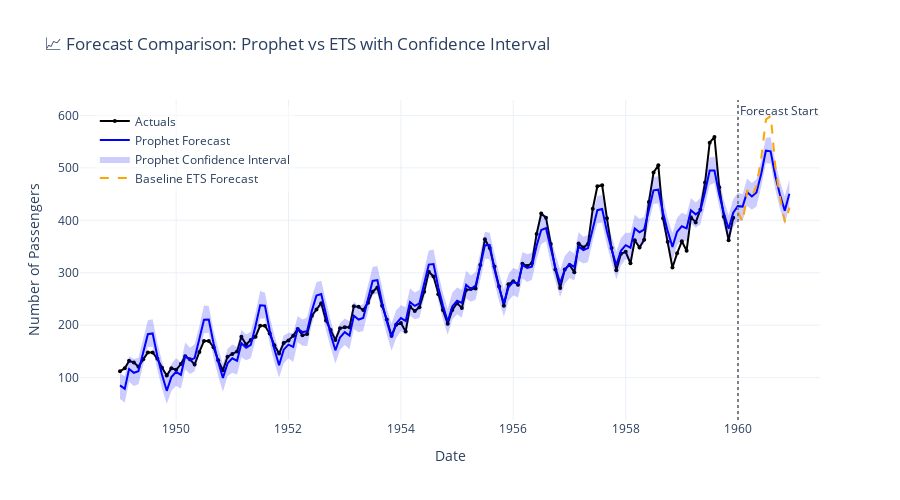

Notebook code cell kept with this figure:
### Code cell
import pandas as pd
from prophet import Prophet
from statsmodels.tsa.holtwinters import ExponentialSmoothing
import plotly.graph_objects as go

# Load dataset
df = pd.read_csv('https://raw.githubusercontent.com/jbrownlee/Datasets/master/airline-passengers.csv')

df.columns = ['ds', 'y']
df['ds'] = pd.to_datetime(df['ds'])

# Split data into train and test
train_df = df[:-12]
test_df = df[-12:]

# Prophet Forecast
prophet_model = Prophet()
prophet_model.fit(train_df)
future = prophet_model.make_future_dataframe(periods=12, freq='M')
prophet_forecast = prophet_model.predict(future)

# Set index for easier slicing
prophet_forecast.set_index('ds', inplace=True)

# ETS Forecast
ets_model = ExponentialSmoothing(
    train_df['y'],
    trend='add',
    seasonal='add',
    seasonal_periods=12
)
ets_fit = ets_model.fit()
ets_forecast = pd.DataFrame({
    'ds': test_df['ds'].values,
    'yhat': ets_fit.forecast(12).values
}).set_index('ds')

# Create Plotly Figure
fig = go.Figure()


# Only show actuals up to the last date in test set (i.e., no future leakage)
actuals_end = test_df['ds'].max()
actuals_df = df[df['ds'] <= actuals_end]
actuals_df=actuals_df[actuals_df['ds']<'1960-01-01']

fig.add_trace(go.Scatter(
    x=actuals_df['ds'], y=actuals_df['y'],
    mode='lines+markers',
    name='Actuals',
    line=dict(color='black', width=2),
    marker=dict(size=4)
))

# Prophet Forecast line
fig.add_trace(go.Scatter(
    x=prophet_forecast.index, y=prophet_forecast['yhat'],
    mode='lines',
    name='Prophet Forecast',
    line=dict(color='blue', width=2)
))

# Prophet Confidence Interval (shaded area)

# Prophet Confidence Interval (shaded area)
fig.add_trace(go.Scatter(
    x=pd.concat([
        pd.Series(prophet_forecast.index),                # Forward dates
        pd.Series(prophet_forecast.index[::-1])           # Reverse for fill
    ]),
    y=pd.concat([
        prophet_forecast['yhat_upper'],                   # Upper bound
        prophet_forecast['yhat_lower'][::-1]              # Lower bound reversed
    ]),
    fill='toself',
    fillcolor='rgba(0, 0, 255, 0.2)',  # translucent blue
    line=dict(color='rgba(255,255,255,0)'),  # invisible line
    hoverinfo="skip",
    showlegend=True,
    name='Prophet Confidence Interval'
))



# ETS Forecast
fig.add_trace(go.Scatter(
    x=ets_forecast.index, y=ets_forecast['yhat'],
    mode='lines',
    name='Baseline ETS Forecast',
    line=dict(color='orange', width=2, dash='dash')
))

# Vertical line for forecast start
forecast_start = test_df['ds'].iloc[0].timestamp() * 1000  # milliseconds since epoch for Plotly

fig.add_vline(
    x=forecast_start,
    line_width=2, line_dash="dot", line_color="gray",
    annotation_text="Forecast Start", annotation_position="top right"
)

# Layout settings
fig.update_layout(
    title='📈 Forecast Comparison: Prophet vs ETS with Confidence Interval',
    xaxis_title='Date',
    yaxis_title='Number of Passengers',
    legend=dict(x=0.02, y=0.98, bgcolor='rgba(255,255,255,0.5)', bordercolor='black'),
    template='plotly_white',
    height=500
)

fig.show()

### Figure 1 — Plotly figure (JSON) as saved in the notebook; plotly's stock layout.template omitted (floating-point values rounded to 4 significant figures; data arrays with more than 128 entries replaced by an {"elided": "..."} marker saying what was removed)
{"data": [{"line": {"color": "black", "width": 2}, "marker": {"size": 4}, "mode": "lines+markers", "name": "Actuals", "type": "scatter", "x": {"elided": "132 str values"}, "y": {"elided": "132 int values"}}, {"line": {"color": "blue", "width": 2}, "mode": "lines", "name": "Prophet Forecast", "type": "scatter", "x": {"elided": "144 str values"}, "y": {"elided": "144 float values"}}, {"fill": "toself", "fillcolor": "rgba(0, 0, 255, 0.2)", "hoverinfo": "skip", "line": {"color": "rgba(255,255,255,0)"}, "name": "Prophet Confidence Interval", "showlegend": true, "type": "scatter", "x": {"elided": "288 str values"}, "y": {"elided": "288 float values"}}, {"line": {"color": "orange", "dash": "dash", "width": 2}, "mode": "lines", "name": "Baseline ETS Forecast", "type": "scatter", "x": ["1960-01-01T00:00:00", "1960-02-01T00:00:00", "1960-03-01T00:00:00", "1960-04-01T00:00:00", "1960-05-01T00:00:00", "1960-06-01T00:00:00", "1960-07-01T00:00:00", "1960-08-01T00:00:00", "1960-09-01T00:00:00", "1960-10-01T00:00:00", "1960-11-01T00:00:00", "1960-12-01T00:00:00"], "y": [415.5, 397.1, 457.5, 445.4, 466.2, 520.7, 592.4, 598.8, 498.8, 442.4, 396.5, 424.3]}], "layout": {"annotations": [{"showarrow": false, "text": "Forecast Start", "x": -315619200000, "xanchor": "left", "xref": "x", "y": 1, "yanchor": "top", "yref": "y domain"}], "height": 500, "legend": {"bgcolor": "rgba(255,255,255,0.5)", "bordercolor": "black", "x": 0.02, "y": 0.98}, "shapes": [{"line": {"color": "gray", "dash": "dot", "width": 2}, "type": "line", "x0": -315619200000, "x1": -315619200000, "xref": "x", "y0": 0, "y1": 1, "yref": "y domain"}], "title": {"text": "📈 Forecast Comparison: Prophet vs ETS with Confidence Interval"}, "xaxis": {"title": {"text": "Date"}}, "yaxis": {"title": {"text": "Number of Passengers"}}}}
